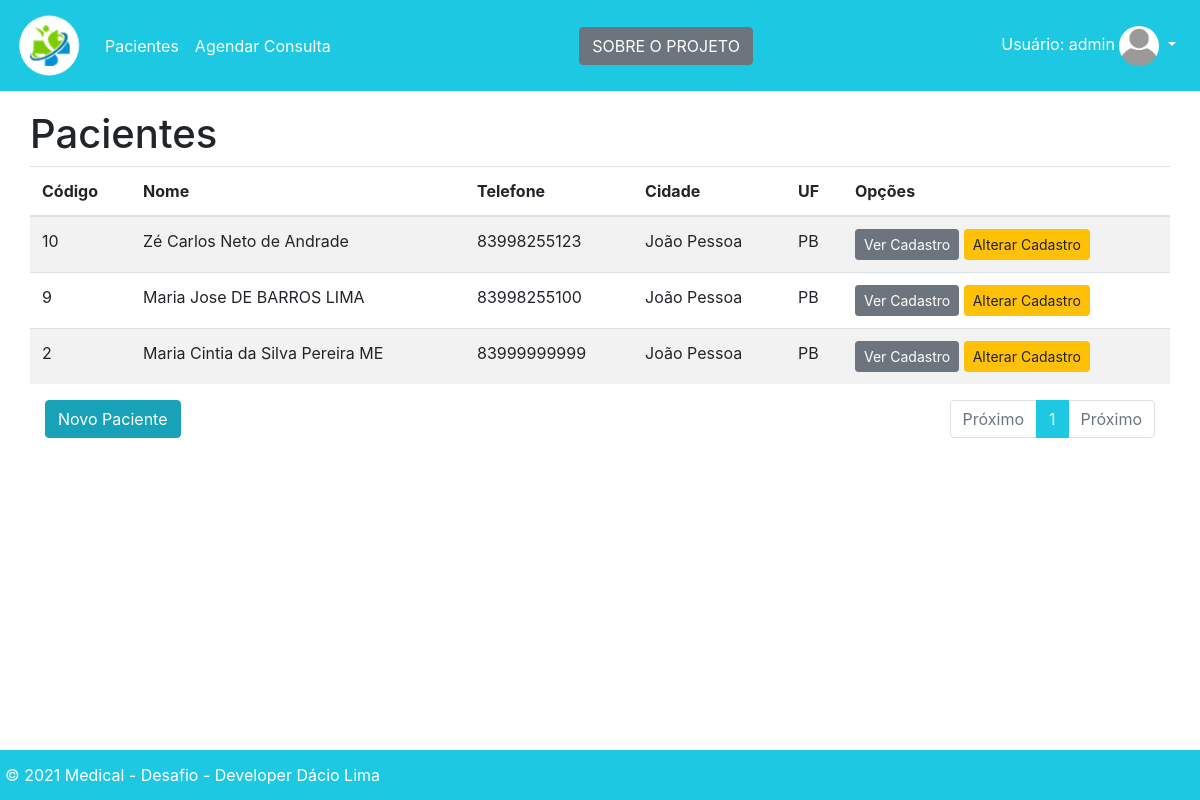
Page /list/ (signed in) on the committed database.
### core/models.py (models this page shows, shortened)
class DoctorUser(AbstractUser):
    bio = models.TextField()
    created_at = models.DateTimeField(auto_now_add=True)
    updated_at = models.DateTimeField(auto_now=True)

class Patient(models.Model):
    name = models.CharField(max_length=50, null=False)
    address = models.CharField(max_length=80, null=False)
    number = models.IntegerField()
    complement = models.CharField(max_length=50, null=False, blank=True)
    neighborhood = models.CharField(
        max_length=50, null=False, blank=False, default="Faltando"
    )
    zip_code = models.IntegerField()
    phone = models.IntegerField()
    city = models.CharField(max_length=50, null=False)
    state = models.CharField(max_length=50, null=False)
    country = models.CharField(max_length=50, null=False)
    created_at = models.DateTimeField(auto_now_add=True)
    updated_at = models.DateTimeField(auto_now=True)
    class Meta:
        verbose_name = "patient"
        verbose_name_plural = "patients"
        ordering = ["-id"]

### core/views.py (the view)
# urls.py: path("list/", patients_list, name="patients"),
@login_required
def patients_list(request):
    patients = Patient.objects.all()
    page = request.GET.get("page", 1)
    paginator = Paginator(patients, 5)
    try:
        object_patients = paginator.page(page)
    except PageNotAnInteger:
        object_patients = paginator.page(1)
    except EmptyPage:
        object_patients = paginator.page(paginator.num_pages)
    return render(request, "core/patients_list.html", {"patients": object_patients})

### core/templates/core/patients_list.html
{% extends "base.html" %}
{% load bootstrap4 %}
{% block content %}
<div class="container">
    <div class="row">
        <h1>Pacientes</h1>
        <table class="table table-striped">
            <thead>
            <tr>
                <th>Código</th>
                <th>Nome</th>
                <th>Telefone</th>
                <th>Cidade</th>
                <th>UF</th>
                <th>Opções</th>
            </tr>
            </thead>
            <tbody>
            {% for patient in patients  %}
            <tr>
                <td scope="row">{{ patient.id }}</td>
                <td>{{ patient.name }}</td>
                <td>{{ patient.phone }}</td>
                <td>{{ patient.city }}</td>
                <td>{{ patient.state }}</td>
                <td>
                    <a class="btn btn-secondary btn-sm" href="{% url 'core:patient_detail' patient.id %}">Ver Cadastro</a>
                    <a class="btn btn-warning btn-sm" href="{% url 'core:patient_update' patient.id %}">Alterar Cadastro</a>
                </td>
            </tr>
            {% endfor %}
            </tbody>
        </table>
    </div>
    <div class="d-flex justify-content-between">
        <div>
            <a href="{% url 'core:patient_create' %}" class="btn btn-info">Novo Paciente</a>
        </div>
        <div>
            {% include "core/pagination.html" with page=object %}
        </div>
    </div>
</div>
{% endblock %}

### core/templates/base.html (shortened to what this page needs)
{% load static %}
{% load bootstrap4 %}
<!DOCTYPE html>
<html lang="pt-br">
<head>
    <link href="https://cdnjs.cloudflare.com/ajax/libs/font-awesome/5.9.0/css/all.min.css" rel="stylesheet">
    <link href="{% static 'css/styles.css' %}" rel="stylesheet">
    <link href="{% static 'css/bootstrap-clockpicker.min.css' %}" rel="stylesheet">
      <link rel="stylesheet" href="//code.jquery.com/ui/1.12.1/themes/base/jquery-ui.css">
</head>
<body>
<nav class="navbar navbar-expand-lg navbar-dark  bg-med fixed-top">
    <a class="navbar-brand" href="{% url 'core:index' %}"><img src="{% static 'img/logo.png' %}" alt="Logo" width="65" height="65"></a>
    {% if user.is_authenticated %}
    <ul class="navbar-nav   mr-auto">
        <li class="nav-item active">
            <a class="nav-link" href="{% url 'core:patients' %}">Pacientes <span class="sr-only">(current)</span></a>
        </li>
        <li class="nav-item active">
            <a class="nav-link" href="{% url 'core:appointments' %}">Agendar Consulta <span class="sr-only">(current)</span></a>
        </li>
    </ul>
    <div class="collapse navbar-collapse " id="navbarNavDropdown">
        <ul class="navbar-nav ml-auto ">
            <li class="nav-item">
                <a class="btn btn-secondary" data-toggle="modal" data-target=".resumo-modal-xl">SOBRE O PROJETO</a>
            </li>
        </ul>
        <ul class="navbar-nav ml-auto ">
            <li class="nav-item dropdown">
                <a class="nav-link dropdown-toggle active" href="#" role="button" data-toggle="dropdown" aria-haspopup="true" aria-expanded="false">
                    Usuário: {{ user.username }}
                    <img src="{% static 'img/avatar.png' %}" width="40" height="40" class="rounded-circle">
                </a>
            </li>
        </ul>
        {% endif %}
    </div>
</nav>
{% block content %} {% endblock %}
<footer class="footer bg-med fixed-bottom">
    <ul class="navbar-nav mr-auto mt-2 mt-lg-0">
        <li class="nav-item">
            <p class="nav-link">&copy; 2021 Medical - Desafio - Developer Dácio Lima </p>
        </li>
    </ul>
</footer>
{% bootstrap_css %}
</body>
</html>

### core/static/css/styles.css (style rules this page uses)
body { padding-top:110px; padding-bottom:70px; }
.footer { height: 50px; bottom: 0px; left: 0px; right: 0px; margin-bottom: 0px; }
.footer p { margin: 5px 5px 5px 5px; color: #FFFFFF; }

### rows in the picture
DoctorUser: username "admin"
Patient: id "10", name "Zé Carlos Neto de Andrade", phone "83998255123", city "João Pessoa", state "PB"
Patient: id "9", name "Maria Jose DE BARROS LIMA", phone "83998255100", city "João Pessoa", state "PB"
Patient: id "2", name "Maria Cintia da Silva Pereira ME", phone "83999999999", city "João Pessoa", state "PB"

### other values in the picture
{{ i }} "1"
